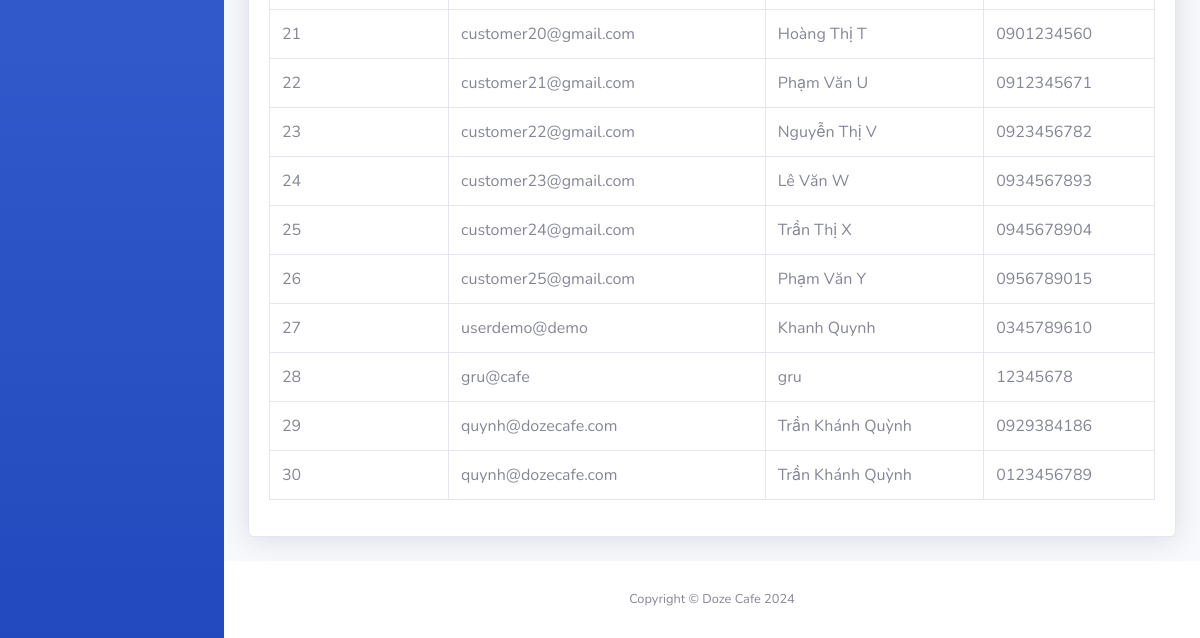
The app's page /admin_page/lietkeusers.php (lower part), older data.
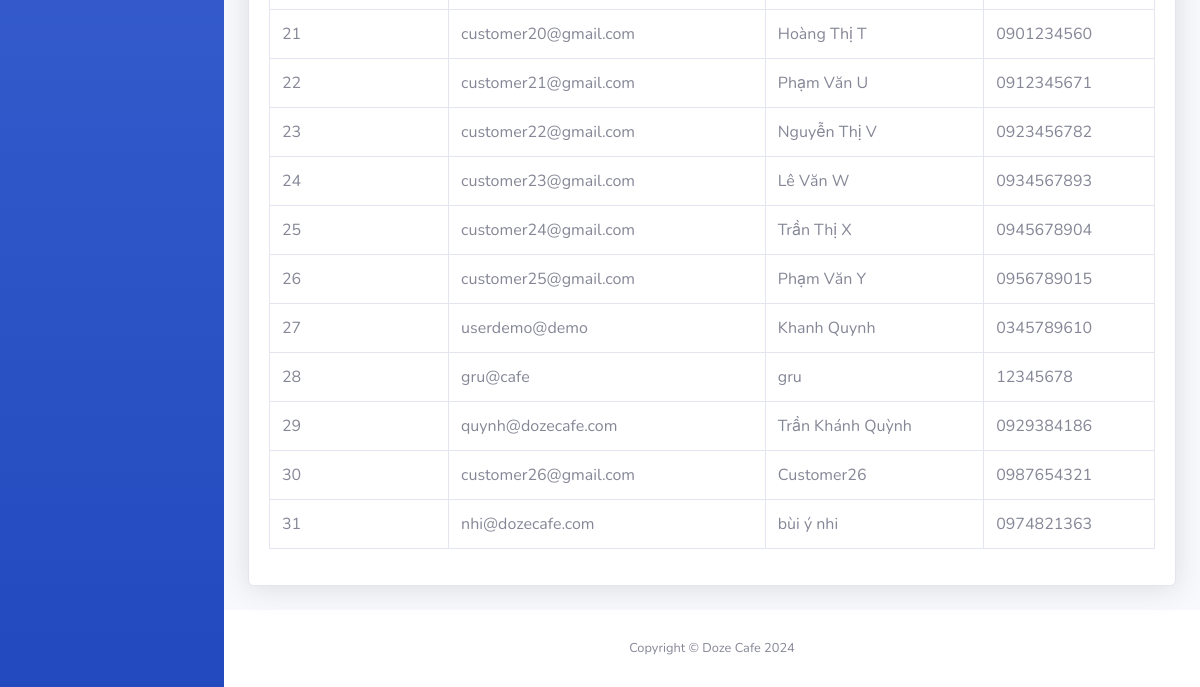
The same page, newer data.
### tables this page shows
CREATE TABLE `users` (
  `users_id` int(11) NOT NULL,
  `username` varchar(255) NOT NULL,
  `password` varchar(255) NOT NULL,
  `fullname` varchar(255) NOT NULL,
  `phone` varchar(11) NOT NULL
);

### admin_page/lietkeusers.php (the view, shortened to what this page needs)
<?php include("includes/header.php"); ?>
<div>
    <div class="card shadow mb-4">
        <div class="card-body">
            <div class="table-responsive">
                <table class="table table-bordered" id="dataTable" width="100%" cellspacing="0">
                    <tbody>
                    <?php
                        require("db/conn.php");
                        $sql_str = "SELECT users_id, username, fullname, phone FROM users;";
                        $result = mysqli_query($conn, $sql_str);
                        while ($row = mysqli_fetch_assoc($result)) {
                    ?>
                        <tr>
                            <td><?= htmlspecialchars($row['users_id']) ?></td>
                            <td><?= htmlspecialchars($row['username']) ?></td>
                            <td><?= htmlspecialchars($row['fullname']) ?></td>
                            <td><?= htmlspecialchars($row['phone']) ?></td>
                        </tr>
                    <?php
                        }
                    ?>
                    </tbody>
                </table>
            </div>
        </div>
    </div>
</div>
<?php include("includes/footer.php"); ?>

Row changes from the older to the newer data that the page shows:
changed users id 30: username "quynh@dozecafe.com" → "customer26@gmail.com"; fullname "Trần Khánh Quỳnh" → "Customer26"; phone "0123456789" → "0987654321"
added users: users_id "31", username "nhi@dozecafe.com", fullname "bùi ý nhi", phone "0974821363"
